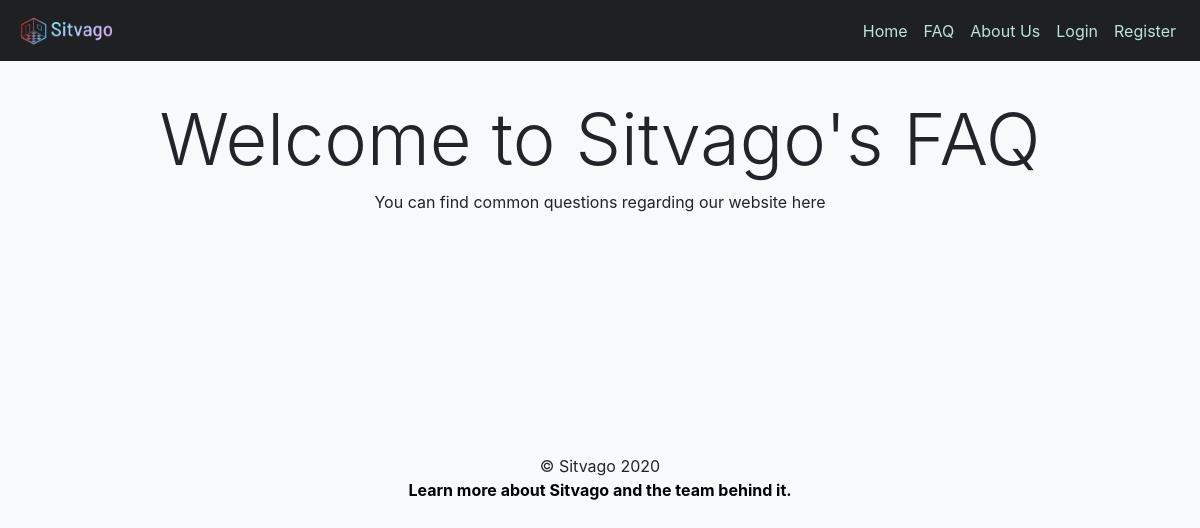
The page /frontend/faqclone.php on the database as committed earlier.
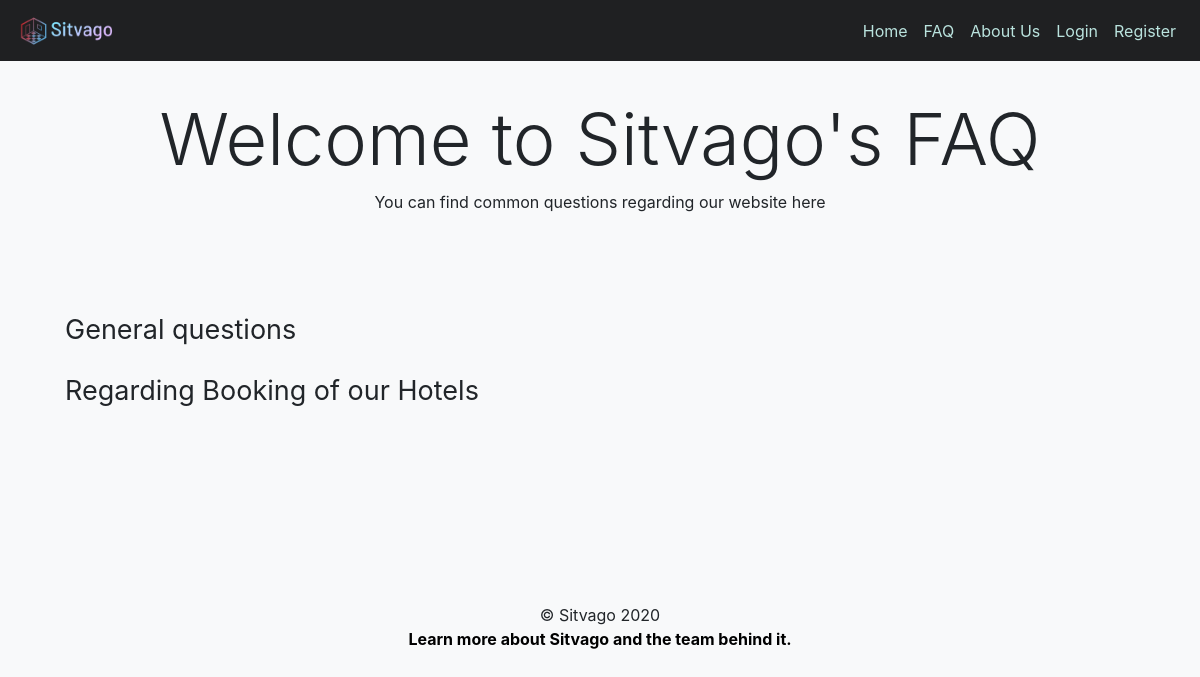
The same page on the database as committed later.
### tables this page shows
CREATE TABLE `FAQCategory` (
  `id` INT NOT NULL AUTO_INCREMENT,
  `category_name` VARCHAR(255) NOT NULL,
  `created_at` DATETIME NULL,
  `created_by` INT NULL,
  `updated_at` DATETIME NULL,
  `updated_by` INT NULL,
  PRIMARY KEY (`id`),
  UNIQUE INDEX `id_UNIQUE` (`id` ASC),
  INDEX `fk_user_created_idx` (`created_by` ASC),
  INDEX `fk_user_updated_idx` (`updated_by` ASC),
  CONSTRAINT `fk_user_created`
    FOREIGN KEY (`created_by`)
    REFERENCES `User` (`id`)
    ON DELETE SET NULL
    ON UPDATE NO ACTION,
  CONSTRAINT `fk_user_updated`
    FOREIGN KEY (`updated_by`)
    REFERENCES `User` (`id`)
    ON DELETE SET NULL
    ON UPDATE NO ACTION);

### src/DB.php (called while the page is built, shortened)
<?php
$dotenv = Dotenv::createImmutable(__DIR__ . "/../");
class DB
{
    public function __construct()
    {
        $servername = $_SERVER['servername'];
        $username = $_SERVER['username'];
        $password = $_SERVER['password'];
        $dbname = $_SERVER['dbname'];
        $this->conn = mysqli_connect($servername, $username, $password, $dbname);
    }
}

### src/FAQ.php (called while the page is built, shortened)
<?php
class FAQ extends DB
{
    public function getFAQCategoriesPublic()
    {
        $results = [];
        $sqlOuter = "SELECT FAQCategory.id, FAQCategory.category_name FROM FAQCategory";
        $resultsOuterSQL = mysqli_query($this->conn, $sqlOuter);
        if (mysqli_num_rows($resultsOuterSQL) > 0) {
            while ($row = mysqli_fetch_assoc($resultsOuterSQL)) {
                $results[] = $row;
            }
        }
        return $results;
    }
}

### frontend/faqclone.php (the view, shortened to what this page needs)
<!DOCTYPE html>
<?php
$faqObj = new FAQ();
$resultsCats = $faqObj->getFAQCategoriesPublic();
?>
<html lang="en">
<head>
    <link rel="stylesheet" href="https://stackpath.bootstrapcdn.com/bootstrap/4.5.2/css/bootstrap.min.css">
    <link rel="stylesheet" href="https://cdnjs.cloudflare.com/ajax/libs/font-awesome/4.7.0/css/font-awesome.min.css">
    <link href="css/faq.css" rel="stylesheet">
</head>
<body>
    <?php
    if (isset($_SESSION['username'])) {
        include "navbar_User.php";
    } else if (!isset($_SESSION['username'])) {
        include "navbar_nonUser.php";
    }
    ?>
    <main>
        <div class="container">
            <div class="container p-5 my-5 border-0 text-center">
                <h1 class=display-3>Welcome to Sitvago's FAQ</h1>
                <p>You can find common questions regarding our website here</p>
            </div>
            <div class="" id="accordion">
                <?php foreach ($resultsCats as $cat) : ?>
                    <div class="faqHeader"><?= $cat['category_name'] ?></div>
                <?php endforeach; ?>
                <div class="container p-5 my-5 border-0"></div>
            </div>
        </div>
    </main>
    <?php
    include "footer.php";
    ?>
</body>
</html>

### frontend/navbar_nonUser.php (shortened to what this page needs)
<nav class="navbar navbar-expand-md navbar-dark fixed-top bg-dark">
    <nav>
        <a class="navbar-brand" href="home.php">
            <img src="images/logo_nobackground.png" class="d-inline-block align-top" alt="logo for navbar">
        </a>
    </nav>
    <div class="collapse navbar-collapse" id="navbarsExampleDefault">
        <ul class="navbar-nav ml-auto">
            <li class="nav-item">
                <a class="nav-link" href="home.php">Home</a>
            </li>
            <li class="nav-item">
                <a class="nav-link" href="faq.php">FAQ</a>
            </li>
            <li class="nav-item">
                <a class="nav-link" href="aboutus.php">About Us</a>
            </li>
            <li class="nav-item">
                <a class="nav-link" href="loginpage.php">Login</a>
            </li>
            <li class="nav-item">
                <a class="nav-link" href="register.php">Register</a>
            </li>
        </ul>
    </div>
</nav>

### frontend/footer.php (shortened to what this page needs)
<footer class="container">
    <div style="text-align:center;">
        <p>&copy; Sitvago 2020</p>
        <a href="https://www.youtube.com/watch?v=dQw4w9WgXcQ">Learn more about Sitvago and the team behind it.</a>
    </div>
</footer>

### frontend/css/faq.css (style rules this page uses)
.faqHeader { font-size: 27px; margin: 20px; }

### frontend/faqclone.php (style rules this page uses)
body { background-color: #f8f9fa; }
p { margin-bottom : 0rem; }

### frontend/navbar_nonUser.php (style rules this page uses)
.nav-link { color: rgb(186,227,222) !important; }
.bg-dark { background-color: #1f2022 !important; }
.navbar-brand img { width:100px; height: 35px; }

### frontend/footer.php (style rules this page uses)
footer a { color:black; font-weight:bold; }

Rows that differ between the two databases and show on the page:
added faqcategory: category_name "General questions"
added faqcategory: category_name "Regarding Booking of our Hotels"
